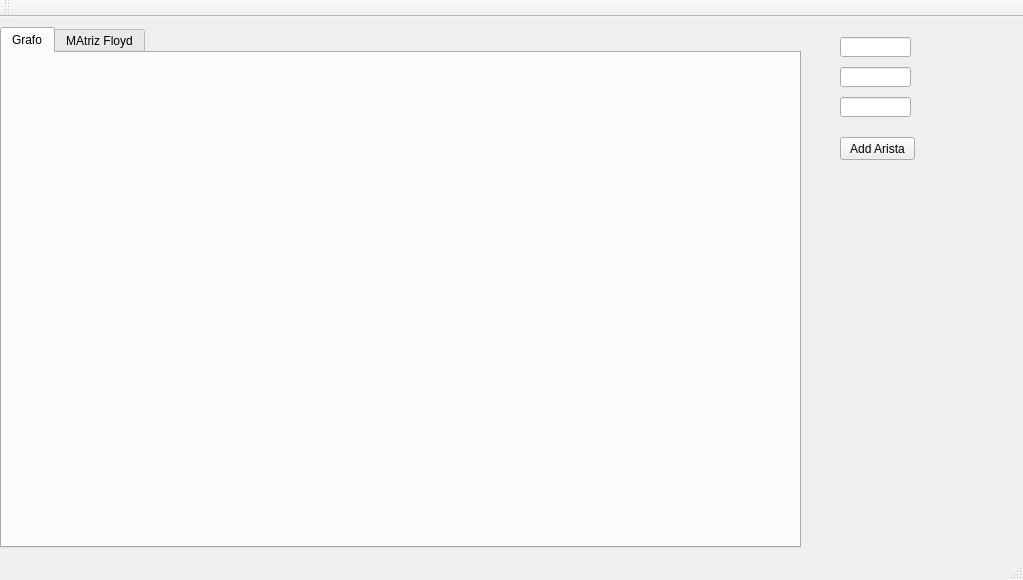
<?xml version="1.0" encoding="UTF-8"?>
<ui version="4.0">
 <class>MainWindow</class>
 <widget class="QMainWindow" name="MainWindow">
  <property name="geometry">
   <rect>
    <x>0</x>
    <y>0</y>
    <width>1023</width>
    <height>580</height>
   </rect>
  </property>
  <property name="windowTitle">
   <string>MainWindow</string>
  </property>
  <widget class="QWidget" name="centralWidget">
   <widget class="QPushButton" name="pbAddArista">
    <property name="geometry">
     <rect>
      <x>840</x>
      <y>120</y>
      <width>75</width>
      <height>23</height>
     </rect>
    </property>
    <property name="text">
     <string>Add Arista</string>
    </property>
   </widget>
   <widget class="QLineEdit" name="leInicio">
    <property name="geometry">
     <rect>
      <x>840</x>
      <y>20</y>
      <width>71</width>
      <height>20</height>
     </rect>
    </property>
   </widget>
   <widget class="QLineEdit" name="leFinal">
    <property name="geometry">
     <rect>
      <x>840</x>
      <y>50</y>
      <width>71</width>
      <height>20</height>
     </rect>
    </property>
   </widget>
   <widget class="QLineEdit" name="lePeso">
    <property name="geometry">
     <rect>
      <x>840</x>
      <y>80</y>
      <width>71</width>
      <height>20</height>
     </rect>
    </property>
   </widget>
   <widget class="QTabWidget" name="tabWidget">
    <property name="geometry">
     <rect>
      <x>0</x>
      <y>10</y>
      <width>801</width>
      <height>521</height>
     </rect>
    </property>
    <property name="currentIndex">
     <number>0</number>
    </property>
    <widget class="QWidget" name="tab">
     <attribute name="title">
      <string>Grafo</string>
     </attribute>
     <widget class="QWidget" name="gridLayoutWidget">
      <property name="geometry">
       <rect>
        <x>10</x>
        <y>10</y>
        <width>771</width>
        <height>481</height>
       </rect>
      </property>
      <layout class="QGridLayout" name="gridLayout"/>
     </widget>
    </widget>
    <widget class="QWidget" name="tab_2">
     <attribute name="title">
      <string>MAtriz Floyd</string>
     </attribute>
     <widget class="QTableWidget" name="tableWidget">
      <property name="geometry">
       <rect>
        <x>0</x>
        <y>0</y>
        <width>701</width>
        <height>411</height>
       </rect>
      </property>
      <property name="rowCount">
       <number>0</number>
      </property>
      <property name="columnCount">
       <number>0</number>
      </property>
     </widget>
     <widget class="QPushButton" name="pushButton">
      <property name="geometry">
       <rect>
        <x>710</x>
        <y>10</y>
        <width>75</width>
        <height>23</height>
       </rect>
      </property>
      <property name="text">
       <string>Floyd</string>
      </property>
     </widget>
    </widget>
   </widget>
  </widget>
  <widget class="QMenuBar" name="menuBar">
   <property name="geometry">
    <rect>
     <x>0</x>
     <y>0</y>
     <width>1023</width>
     <height>21</height>
    </rect>
   </property>
  </widget>
  <widget class="QToolBar" name="mainToolBar">
   <attribute name="toolBarArea">
    <enum>TopToolBarArea</enum>
   </attribute>
   <attribute name="toolBarBreak">
    <bool>false</bool>
   </attribute>
  </widget>
  <widget class="QStatusBar" name="statusBar"/>
 </widget>
 <layoutdefault spacing="6" margin="11"/>
 <resources/>
 <connections/>
</ui>
